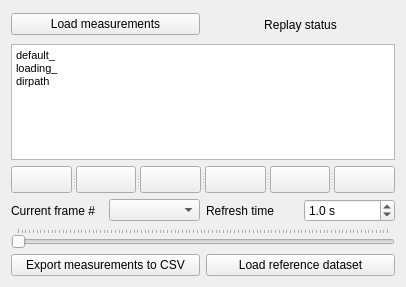
          <widget class="QWidget" name="Replay">
           <property name="geometry">
            <rect>
             <x>0</x>
             <y>0</y>
             <width>406</width>
             <height>287</height>
            </rect>
           </property>
           <attribute name="label">
            <string>Replay</string>
           </attribute>
           <layout class="QVBoxLayout" name="verticalLayout_11">
            <item>
             <layout class="QHBoxLayout" name="horizontalLayout_2">
              <item>
               <widget class="QPushButton" name="pB_meas_dataset_load">
                <property name="statusTip">
                 <string>Load measurements from a selected directory</string>
                </property>
                <property name="autoFillBackground">
                 <bool>false</bool>
                </property>
                <property name="text">
                 <string>Load measurements</string>
                </property>
                <property name="default">
                 <bool>false</bool>
                </property>
               </widget>
              </item>
              <item>
               <widget class="QLabel" name="lab_replay_status">
                <property name="autoFillBackground">
                 <bool>true</bool>
                </property>
                <property name="text">
                 <string>Replay status</string>
                </property>
                <property name="alignment">
                 <set>Qt::AlignCenter</set>
                </property>
               </widget>
              </item>
             </layout>
            </item>
            <item>
             <widget class="QTextEdit" name="tE_load_dataset_dir">
              <property name="enabled">
               <bool>true</bool>
              </property>
              <property name="sizePolicy">
               <sizepolicy hsizetype="Expanding" vsizetype="Preferred">
                <horstretch>0</horstretch>
                <verstretch>0</verstretch>
               </sizepolicy>
              </property>
              <property name="maximumSize">
               <size>
                <width>16777215</width>
                <height>116</height>
               </size>
              </property>
              <property name="html">
               <string>&lt;!DOCTYPE HTML PUBLIC &quot;-//W3C//DTD HTML 4.0//EN&quot; &quot;http://www.w3.org/TR/REC-html40/strict.dtd&quot;&gt;
&lt;html&gt;&lt;head&gt;&lt;meta name=&quot;qrichtext&quot; content=&quot;1&quot; /&gt;&lt;style type=&quot;text/css&quot;&gt;
p, li { white-space: pre-wrap; }
&lt;/style&gt;&lt;/head&gt;&lt;body style=&quot; font-family:'MS Shell Dlg 2'; font-size:8.25pt; font-weight:400; font-style:normal;&quot;&gt;
&lt;p style=&quot; margin-top:0px; margin-bottom:0px; margin-left:0px; margin-right:0px; -qt-block-indent:0; text-indent:0px;&quot;&gt;default_&lt;/p&gt;
&lt;p style=&quot; margin-top:0px; margin-bottom:0px; margin-left:0px; margin-right:0px; -qt-block-indent:0; text-indent:0px;&quot;&gt;loading_&lt;/p&gt;
&lt;p style=&quot; margin-top:0px; margin-bottom:0px; margin-left:0px; margin-right:0px; -qt-block-indent:0; text-indent:0px;&quot;&gt;dirpath&lt;/p&gt;&lt;/body&gt;&lt;/html&gt;</string>
              </property>
             </widget>
            </item>
            <item>
             <widget class="QSplitter" name="splitter">
              <property name="orientation">
               <enum>Qt::Horizontal</enum>
              </property>
              <widget class="QPushButton" name="pB_replay_begin">
               <property name="statusTip">
                <string>First frame (Pos1)</string>
               </property>
               <property name="autoFillBackground">
                <bool>false</bool>
               </property>
               <property name="text">
                <string/>
               </property>
               <property name="icon">
                <iconset resource="resource.qrc">
                 <normaloff>:/icons/icons/icon_begin.png</normaloff>:/icons/icons/icon_begin.png</iconset>
               </property>
               <property name="iconSize">
                <size>
                 <width>32</width>
                 <height>16</height>
                </size>
               </property>
               <property name="shortcut">
                <string>Home</string>
               </property>
               <property name="checkable">
                <bool>false</bool>
               </property>
               <property name="checked">
                <bool>false</bool>
               </property>
               <property name="autoDefault">
                <bool>false</bool>
               </property>
               <property name="flat">
                <bool>false</bool>
               </property>
              </widget>
              <widget class="QPushButton" name="pB_replay_back">
               <property name="statusTip">
                <string>Previous frame</string>
               </property>
               <property name="autoFillBackground">
                <bool>false</bool>
               </property>
               <property name="text">
                <string/>
               </property>
               <property name="icon">
                <iconset resource="resource.qrc">
                 <normaloff>:/icons/icons/icon_back.png</normaloff>:/icons/icons/icon_back.png</iconset>
               </property>
               <property name="iconSize">
                <size>
                 <width>32</width>
                 <height>16</height>
                </size>
               </property>
               <property name="shortcut">
                <string>Ctrl+Space</string>
               </property>
               <property name="checkable">
                <bool>false</bool>
               </property>
               <property name="autoDefault">
                <bool>false</bool>
               </property>
               <property name="flat">
                <bool>false</bool>
               </property>
              </widget>
              <widget class="QPushButton" name="pB_replay_play">
               <property name="statusTip">
                <string>Start Replay of measurements (Ctrl +Space)</string>
               </property>
               <property name="autoFillBackground">
                <bool>false</bool>
               </property>
               <property name="text">
                <string/>
               </property>
               <property name="icon">
                <iconset resource="resource.qrc">
                 <normaloff>:/icons/icons/icon_play.png</normaloff>:/icons/icons/icon_play.png</iconset>
               </property>
               <property name="iconSize">
                <size>
                 <width>32</width>
                 <height>16</height>
                </size>
               </property>
               <property name="shortcut">
                <string>Ctrl+Space</string>
               </property>
               <property name="checkable">
                <bool>false</bool>
               </property>
               <property name="autoDefault">
                <bool>false</bool>
               </property>
               <property name="flat">
                <bool>false</bool>
               </property>
              </widget>
              <widget class="QPushButton" name="pB_replay_next">
               <property name="statusTip">
                <string>Next frame</string>
               </property>
               <property name="autoFillBackground">
                <bool>false</bool>
               </property>
               <property name="text">
                <string/>
               </property>
               <property name="icon">
                <iconset resource="resource.qrc">
                 <normaloff>:/icons/icons/icon_next.png</normaloff>:/icons/icons/icon_next.png</iconset>
               </property>
               <property name="iconSize">
                <size>
                 <width>32</width>
                 <height>16</height>
                </size>
               </property>
               <property name="shortcut">
                <string>Ctrl+Space</string>
               </property>
               <property name="checkable">
                <bool>false</bool>
               </property>
               <property name="autoDefault">
                <bool>false</bool>
               </property>
               <property name="flat">
                <bool>false</bool>
               </property>
              </widget>
              <widget class="QPushButton" name="pB_replay_end">
               <property name="statusTip">
                <string>Last frame (End)</string>
               </property>
               <property name="autoFillBackground">
                <bool>false</bool>
               </property>
               <property name="text">
                <string/>
               </property>
               <property name="icon">
                <iconset resource="resource.qrc">
                 <normaloff>:/icons/icons/icon_end.png</normaloff>:/icons/icons/icon_end.png</iconset>
               </property>
               <property name="iconSize">
                <size>
                 <width>32</width>
                 <height>16</height>
                </size>
               </property>
               <property name="shortcut">
                <string>End</string>
               </property>
               <property name="autoDefault">
                <bool>false</bool>
               </property>
               <property name="flat">
                <bool>false</bool>
               </property>
              </widget>
              <widget class="QPushButton" name="pB_replay_stop">
               <property name="statusTip">
                <string>Display last meas. frame (End)</string>
               </property>
               <property name="autoFillBackground">
                <bool>false</bool>
               </property>
               <property name="text">
                <string/>
               </property>
               <property name="icon">
                <iconset resource="resource.qrc">
                 <normaloff>:/icons/icons/icon_stop.png</normaloff>:/icons/icons/icon_stop.png</iconset>
               </property>
               <property name="iconSize">
                <size>
                 <width>32</width>
                 <height>16</height>
                </size>
               </property>
               <property name="shortcut">
                <string>End</string>
               </property>
               <property name="autoDefault">
                <bool>false</bool>
               </property>
               <property name="flat">
                <bool>false</bool>
               </property>
              </widget>
             </widget>
            </item>
            <item>
             <layout class="QHBoxLayout" name="horizontalLayout_3">
              <item>
               <widget class="QLabel" name="lab_current_frame_indx">
                <property name="text">
                 <string>Current frame #</string>
                </property>
               </widget>
              </item>
              <item>
               <widget class="QComboBox" name="cB_replay_frame_idx"/>
              </item>
              <item>
               <widget class="QLabel" name="lab_replay_time_2">
                <property name="text">
                 <string>Refresh time</string>
                </property>
               </widget>
              </item>
              <item>
               <widget class="QDoubleSpinBox" name="sB_replay_time">
                <property name="suffix">
                 <string> s</string>
                </property>
                <property name="decimals">
                 <number>1</number>
                </property>
                <property name="minimum">
                 <double>0.100000000000000</double>
                </property>
                <property name="maximum">
                 <double>10.000000000000000</double>
                </property>
                <property name="singleStep">
                 <double>0.100000000000000</double>
                </property>
                <property name="value">
                 <double>1.000000000000000</double>
                </property>
               </widget>
              </item>
             </layout>
            </item>
            <item>
             <widget class="QSlider" name="slider_replay">
              <property name="orientation">
               <enum>Qt::Horizontal</enum>
              </property>
              <property name="tickPosition">
               <enum>QSlider::TicksAbove</enum>
              </property>
              <property name="tickInterval">
               <number>0</number>
              </property>
             </widget>
            </item>
            <item>
             <layout class="QHBoxLayout" name="horizontalLayout">
              <item>
               <widget class="QPushButton" name="pB_export_meas_csv">
                <property name="statusTip">
                 <string>Load measurements from a selected directory</string>
                </property>
                <property name="autoFillBackground">
                 <bool>false</bool>
                </property>
                <property name="text">
                 <string>Export measurements to CSV</string>
                </property>
               </widget>
              </item>
              <item>
               <widget class="QPushButton" name="pB_load_ref_dataset">
                <property name="statusTip">
                 <string>Load measurements from a selected directory</string>
                </property>
                <property name="autoFillBackground">
                 <bool>false</bool>
                </property>
                <property name="text">
                 <string>Load reference dataset</string>
                </property>
               </widget>
              </item>
             </layout>
            </item>
           </layout>
          </widget>
